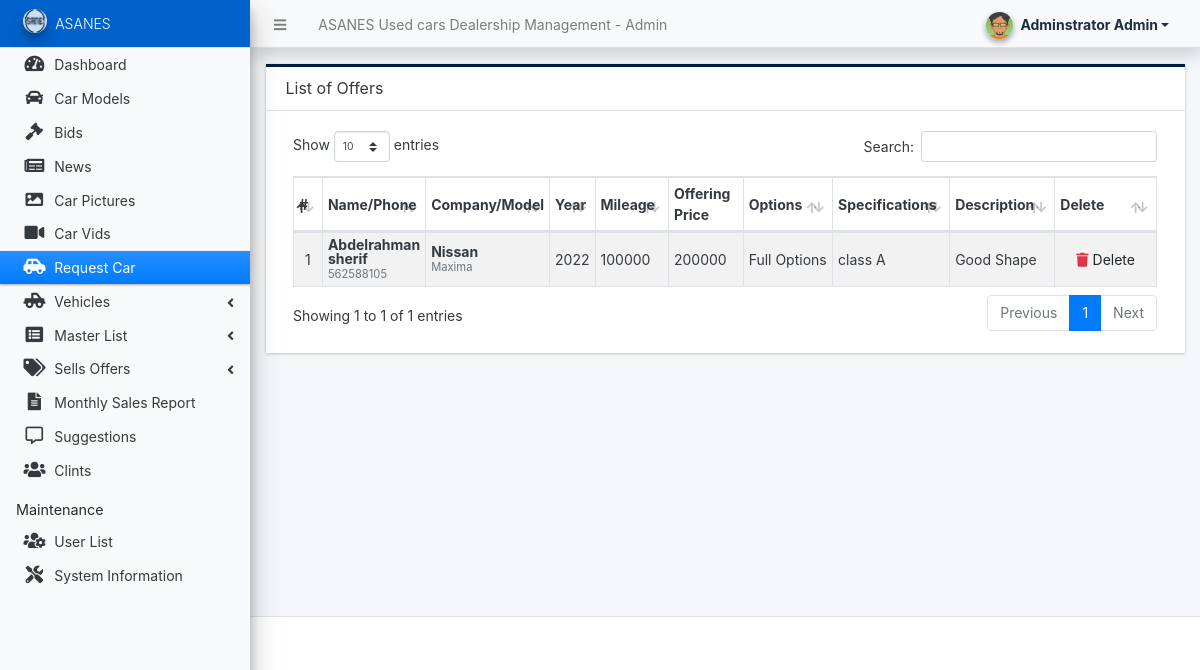
/admin/?page=Requsted (signed in), run on the app's committed database.
### tables this page shows
CREATE TABLE `requstcars` (
  `ID` int(11) NOT NULL,
  `Name` varchar(25) NOT NULL,
  `Phone` int(25) NOT NULL,
  `Company` varchar(25) NOT NULL,
  `Model` varchar(25) NOT NULL,
  `Year` int(4) NOT NULL,
  `Mileage` int(15) NOT NULL,
  `OfferingPrice` int(15) NOT NULL,
  `Options` varchar(500) NOT NULL,
  `Specifications` varchar(500) NOT NULL,
  `Description` varchar(500) NOT NULL
);

### admin/Requsted/index.php (the view, shortened to what this page needs)
<div class="card card-outline rounded-0 card-navy">
	<div class="card-header">
		<h3 class="card-title">List of Offers</h3>
	</div>
	<div class="card-body">
        <div class="container-fluid">
			<table class="table table-hover table-striped table-bordered" id="list">
				<colgroup>
					<col width="5%">
					<col width="10%">
					<col width="10%">
					<col width="5%">
					<col width="10%">
					<col width="10%">
					<col width="15%">
					<col width="15%">
					<col width="15%">
					<col width="5%">
				</colgroup>
				<thead>
					<tr>
						<th>#</th>
						<th>Name/Phone</th>
						<th>Company/Model</th>
						<th>Year</th>
						<th>Mileage</th>
						<th>Offering Price</th>
						<th>Options</th>
						<th>Specifications</th>
						<th>Description</th>
						<th>Delete</th>
					</tr>
				</thead>
				<tbody>
					<?php
					$i = 1;
						$qry = $conn->query("SELECT * from  requstcars");
						while($row = $qry->fetch_assoc()):
					?>
						<tr>
							<td class="text-center"><?php echo $i++; ?></td>
							<td class="">
								<div style="line-height:1em">
									<div><b><?= $row['Name'] ?></b></div>
									<div><small class="text-muted"><?= $row['Phone'] ?></small></div>
								</div>
							</td>
							<td class="">
								<div style="line-height:1em">
									<div><b><?= $row['Company'] ?></b></div>
									<div><small class="text-muted"><?= $row['Model'] ?></small></div>
								</div>
							</td>
							<td class=""><?= $row['Year'] ?></td>
							<td class=""><?= $row['Mileage'] ?></td>
							<td class=""><?= $row['OfferingPrice'] ?></td>
							<td class=""><?= $row['Options'] ?></td>
							<td class=""><?= $row['Specifications'] ?></td>
							<td class=""><?= $row['Description'] ?></td>
							<td align="center">
				                    <a class="dropdown-item delete_data" href="javascript:void(0)" data-id="<?php echo $row['ID'] ?>"><span class="fa fa-trash text-danger"></span> Delete</a>
							</td>
						</tr>
					<?php endwhile; ?>
				</tbody>
			</table>
		</div>
	</div>
</div>

### data on the page
requstcars: Name "Abdelrahman sherif", Phone "562588105", Company "Nissan", Model "Maxima", Year "2022", Mileage "100000", OfferingPrice "200000", Options "Full Options", Specifications "class A", Description "Good Shape"

### other printed values
$_settings->info('name') "ASANES Used cars Dealership Management"
$_settings->userdata('firstname').' '.$_settings->userdata('lastname') "Adminstrator Admin"
$_settings->info('short_name') "ASANES"
